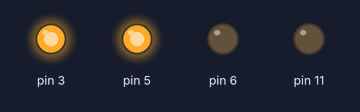
A sketch run on a simulated Arduino Uno, built with avr-gcc and run on an emulated ATmega328P. Parts: output pins drawn as LEDs (lit = HIGH).

Above: at 0.1 s.
Timing chart, 0 to 1.6 s (numbered marks = the images above):
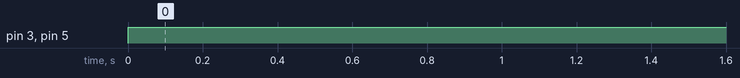

The sketch:

MotorsWork.ino
```cpp
/*
  The Motors Are Working
  By: Sasha Dauz, Jacob Horstman
  Written: April 19, 2025
  Edited: April 20, 2025
  I/O
  A4:  [INPUT] Right Wheel Encoder
  A5:  [INPUT] Left Wheel Encoder
  ...
  D3:  [OCR2B] Right Motor Forward; Connects to Pin 15 on the H-Bridge
  D5:  [OCR0B] Left Motor Forward Speed; Connects to H-Bridge Pin 7
  D6:  [OCR0A] Left Motor Reverse Speed; Connects to H-Bridge Pin 2
  D11: [OCR2A] Right Motor Reverse Speed; Connects to Pin 10 on the H-Bridge
  Using battery packs + H-bridge PCB
*/
volatile unsigned char counterRight = 0;
volatile unsigned char counterLeft = 0;
volatile unsigned char avg = 0;
volatile unsigned char rightA = 1;
volatile unsigned char rightB = 1;
volatile unsigned char leftA = 1;
volatile unsigned char leftB = 1;

void setup() {
  // Disable global interrupts
  cli();
  // Configure serial monitor baudrate to 9600
  Serial.begin(9600);
  // Enable internal pull-up
  PORTC |= 0x30;  // A4, A5
  // Left Motor Setup
  TCCR0A = 0xA1;    // Configure Timer 0 for Phase-Correct PWM (Left motor)
  // 8-bit
  // TOP value 0xFF
  TCCR0B = 0x01;
  // Right Motor Setup
  TCCR2A = 0xA1;    // Configure Timer 2 for PWM (Right motor)
  // 8-bit
  // TOP value 0xFF
  TCCR2B = 0x01;
  // Configure output pins
  DDRD = 0x68;  // D3, D5, D6 as output for motors
  DDRB = 0x08;  // D11 as output for motor control
  // Re-enable global interrupts
  sei();
}

void moveForward() {
  // Configure OCRnB
  OCR0B = 255;       // Left motor forward
  OCR2B = 255;       // Right motor forward
}

void loop() {
  moveForward();
}
```

Measured:
- by itself, pin 3, pin 5: LOW → HIGH at 0.00 s
